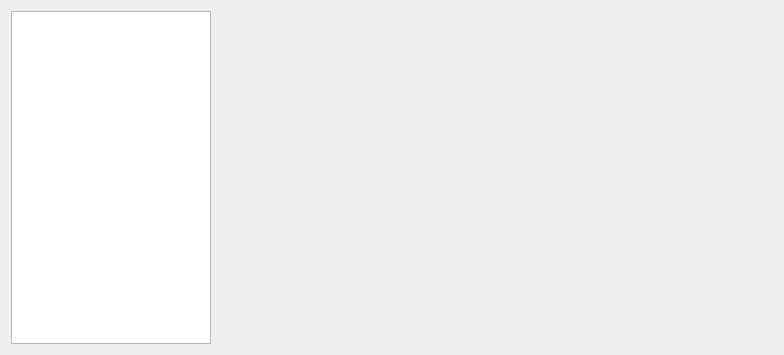
<?xml version="1.0" encoding="UTF-8"?>
<ui version="4.0">
 <class>PreferencesWindow</class>
 <widget class="QWidget" name="PreferencesWindow">
  <property name="geometry">
   <rect>
    <x>0</x>
    <y>0</y>
    <width>784</width>
    <height>355</height>
   </rect>
  </property>
  <property name="windowTitle">
   <string>Preferences</string>
  </property>
  <layout class="QHBoxLayout" name="horizontalLayout">
   <item>
    <widget class="QSplitter" name="splitter">
     <property name="orientation">
      <enum>Qt::Horizontal</enum>
     </property>
     <widget class="QListView" name="categoryList">
      <property name="sizePolicy">
       <sizepolicy hsizetype="MinimumExpanding" vsizetype="Expanding">
        <horstretch>0</horstretch>
        <verstretch>0</verstretch>
       </sizepolicy>
      </property>
      <property name="minimumSize">
       <size>
        <width>150</width>
        <height>50</height>
       </size>
      </property>
      <property name="maximumSize">
       <size>
        <width>200</width>
        <height>16777215</height>
       </size>
      </property>
     </widget>
    </widget>
   </item>
   <item>
    <widget class="QStackedWidget" name="optionsPanel">
     <property name="sizePolicy">
      <sizepolicy hsizetype="Expanding" vsizetype="Expanding">
       <horstretch>0</horstretch>
       <verstretch>0</verstretch>
      </sizepolicy>
     </property>
     <property name="minimumSize">
      <size>
       <width>100</width>
       <height>100</height>
      </size>
     </property>
     <property name="maximumSize">
      <size>
       <width>16777215</width>
       <height>16777215</height>
      </size>
     </property>
    </widget>
   </item>
  </layout>
 </widget>
 <resources/>
 <connections/>
</ui>
